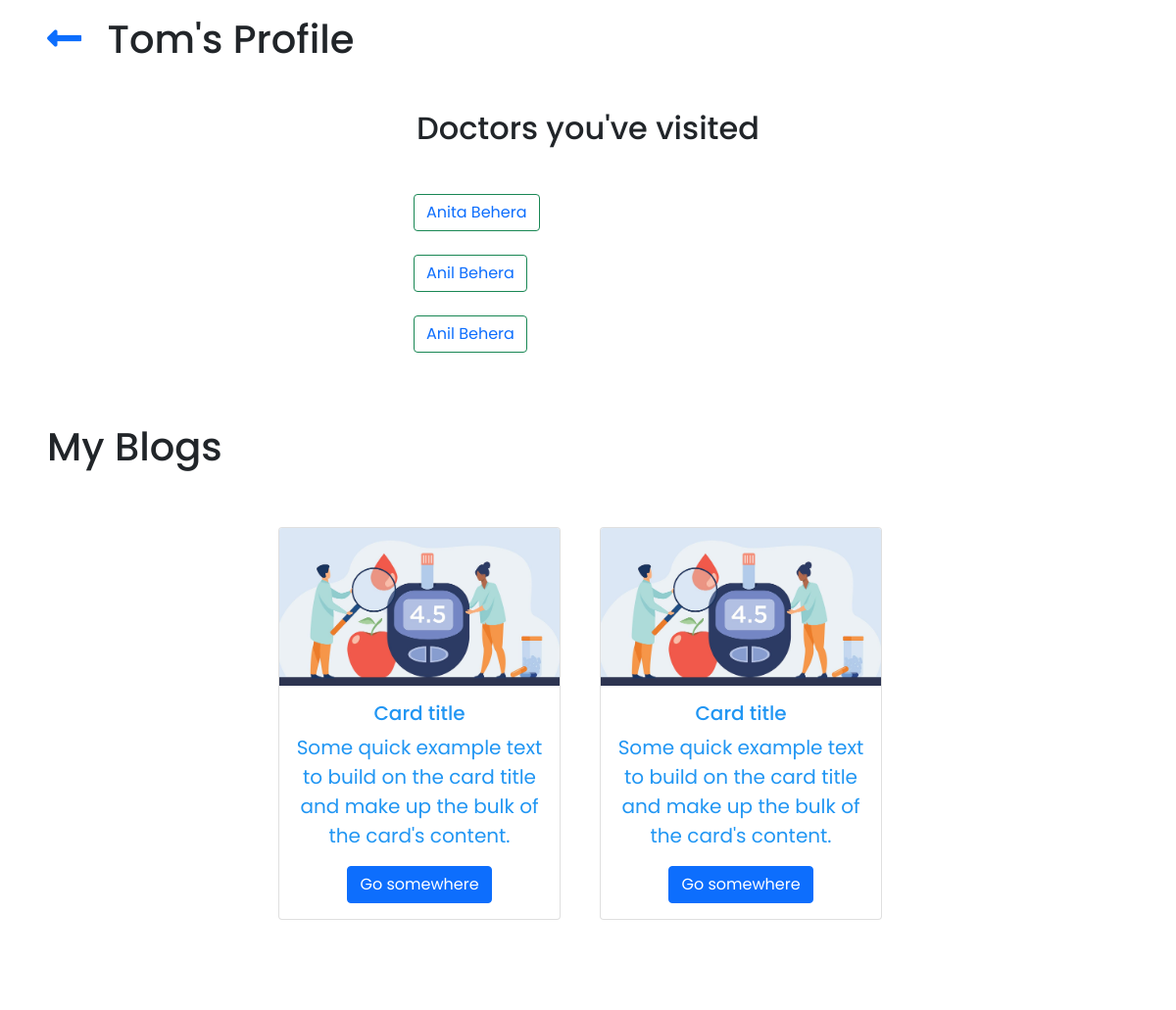
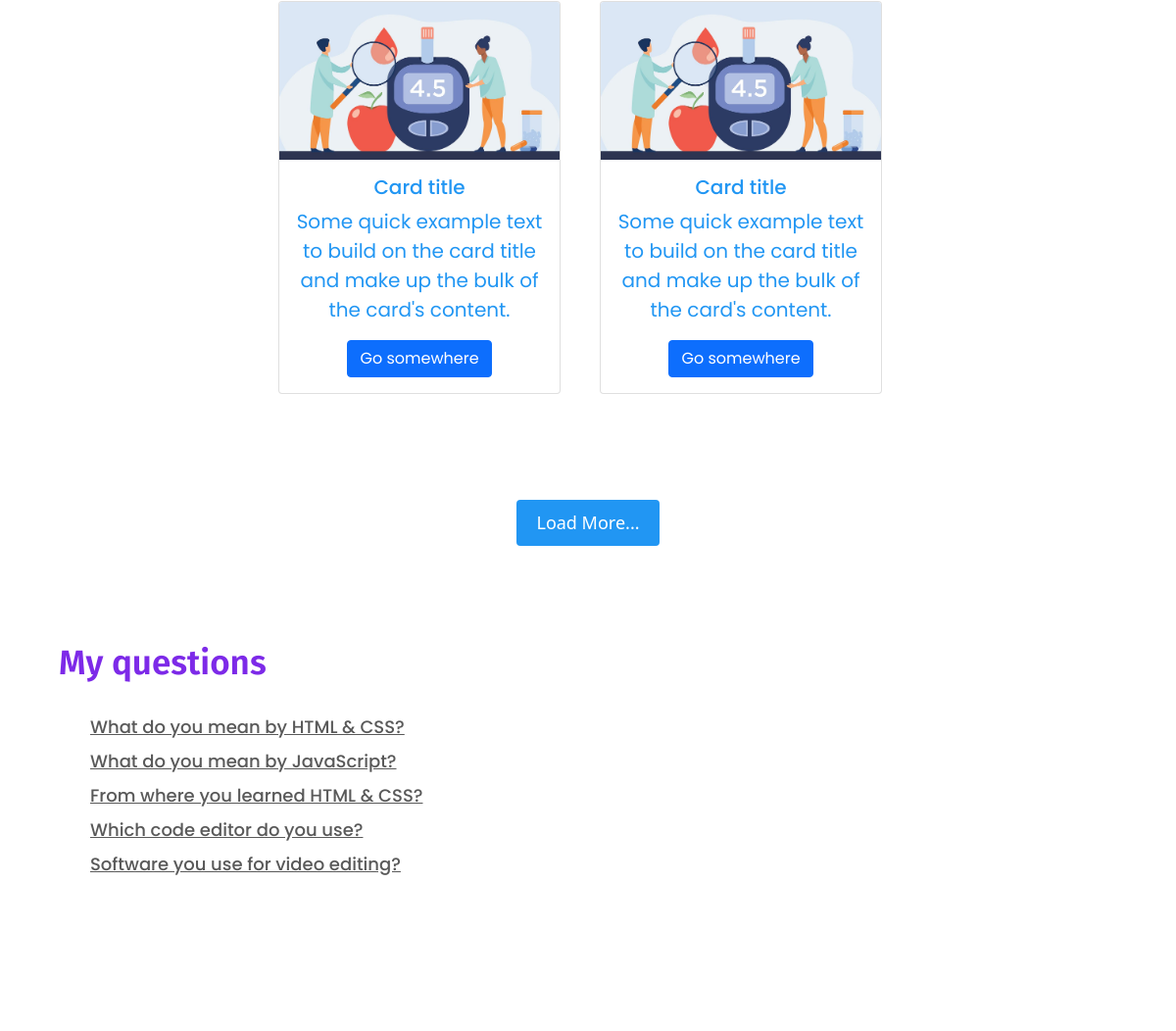
/myprofile (signed in), run on the app's committed database (2 pictures, top to bottom).
### eprescribe/models.py (models this page shows)
class Prescription(models.Model):
    medical=models.ForeignKey(Medical,on_delete=models.CASCADE)
    literacy=models.CharField(max_length=200)
    age=models.CharField(max_length=200)
    sex=models.CharField(max_length=10)
    full_name=models.CharField(max_length=200)
    region=models.CharField(max_length=200)
    patient_email_id=models.CharField(max_length=200)
    doctor_name=models.CharField(max_length=200)
    disease_description=models.CharField(max_length=300,default="N/A")
    date=models.DateTimeField(default=datetime.now,blank=True)

### home/views.py (the view)
# urls.py: path("myprofile", views.myprofile, name="myprofile"),
def myprofile(request):
    if request.user.is_anonymous or request.user.is_active == False:
        return redirect('/')
    all_prescriptions=Prescription.objects.filter(patient_email_id=request.user.email)
    return render(request,"home/profile.html",{"prescriptions":all_prescriptions})

### home/templates/home/profile.html (shortened to what this page needs)
{% load static %}
<!DOCTYPE html>
<html lang="en">
<head>
    <link href="https://cdn.jsdelivr.net/npm/bootstrap@5.0.2/dist/css/bootstrap.min.css" rel="stylesheet">
    <link rel="stylesheet" href="{% static 'home/profile.css' %}" type="text/css">
    <link rel="stylesheet" href="{% static 'home/homestyle.css' %}" type="text/css">
    <link rel="stylesheet" href="https://use.fontawesome.com/releases/v5.13.0/css/all.css"
 />
</head>
<body>
<h1 class="ms-5 mt-3 mb-5">
  <a href="/"><i class="fas fa-long-arrow-alt-left me-3"></i></a> {{request.user}}'s Profile
</h1>
<div class="container mb-5">
  <h2 class = "text-center mb-5">Doctors you've visited</h2>
  {% for prescription in prescriptions reversed %}
  <div class="row justify-content-center">
    <div class="col-md-4 mb-4">
      <button type="button" class="btn btn-outline-success "><a href="/eprescribe/prescription/{{prescription.id}}" style="text-decoration: none">{{prescription.doctor_name}}</a> </button>
    </div>
  </div>
  {% endfor %}
</div>
<h1  class = "ms-5 mt-3 mb-5">My Blogs</h1>
<div class="list mt-5">
  <div class="list-element">
    <div class="row justify-content-center">
      <div class="col-md-4 mb-5">
        <div class="card" style="width: 18rem;">
          <img src="{% static 'home/images/diabetes.jpg' %}" class="card-img-top" alt="...">
          <div class="card-body">
            <h5 class="card-title">Card title</h5>
            <p class="card-text">Some quick example text to build on the card title and make up the bulk of the card's content.</p>
            <a href="#" class="btn btn-primary">Go somewhere</a>
          </div>
        </div>
      </div>
      <div class="col-md-4 ">
        <div class="card" style="width: 18rem;">
          <img src="{% static 'home/images/diabetes.jpg' %}" class="card-img-top" alt="...">
          <div class="card-body">
            <h5 class="card-title">Card title</h5>
            <p class="card-text">Some quick example text to build on the card title and make up the bulk of the card's content.</p>
            <a href="#" class="btn btn-primary">Go somewhere</a>
          </div>
        </div>
      </div>
    </div>
  </div>
  <div class="list-element">
    <div class="row justify-content-center">
      <div class="col-md-4 mb-5">
        <div class="card" style="width: 18rem;">
          <img src="{% static 'home/images/diabetes.jpg' %}" class="card-img-top" alt="...">
          <div class="card-body">
            <h5 class="card-title">Card title</h5>
            <p class="card-text">Some quick example text to build on the card title and make up the bulk of the card's content.</p>
            <a href="#" class="btn btn-primary">Go somewhere</a>
          </div>
        </div>
      </div>
      <div class="col-md-4 ">
        <div class="card" style="width: 18rem;">
          <img src="{% static 'home/images/diabetes.jpg' %}" class="card-img-top" alt="...">
          <div class="card-body">
            <h5 class="card-title">Card title</h5>
            <p class="card-text">Some quick example text to build on the card title and make up the bulk of the card's content.</p>
            <a href="#" class="btn btn-primary">Go somewhere</a>
          </div>
        </div>
      </div>
    </div>
  </div>
</div>
<button id="loadmore">Load More...</button>
<div class="accordion mt-5">
  <div class="accordion-text">
    <div class="title">My questions</div>
  <ul class="faq-text">
    <li>
      <div class="question-arrow mb-2">
        <a href="#" class="question">What do you mean by HTML & CSS?</a>
      </div>
    </li>
    <li>
      <div class="question-arrow mb-2">
        <a href="#" class="question">What do you mean by JavaScript?</a>
      </div>
    </li>
    <li>
      <div class="question-arrow mb-2">
        <a href="#" class="question">From where you learned HTML & CSS?</a>
      </div>
    </li>
    <li>
      <div class="question-arrow mb-2">
        <a href="#" class="question">Which code editor do you use?</a>
      </div>
    </li>
    <li>
      <div class="question-arrow mb-2">
        <a href="#" class="question">Software you use for video editing?</a>
      </div>
    </li>
  </ul>
  </div>
</div>
</body>
</html>

### home/static/home/profile.css (style rules this page uses)
.list { margin: 0px auto; width: 80%; box-sizing: border-box; }
.list-element { width: 100%; margin: 25px 0px; font-family: arial; padding: 10px 0px; color: #2196f3; font-size: 20px; text-align: center; display: none; }
#loadmore { margin: 50px auto 0px; display: table; border: none; padding: 10px 20px; font-size: 18px; cursor: pointer; color: #fff; border-radius: 4px; background-color: #2196f3; }
.list .list-element:nth-child(1) { display: block; }
.list .list-element:nth-child(2) { display: block; }

### home/static/home/homestyle.css (style rules this page uses)
* { margin: 0; padding: 0; box-sizing: border-box; font-family: "Poppins" , sans-serif; }
.accordion { display: flex; max-width: 1010px; width: 100%; align-items: center; justify-content: space-between; background: #fff; border-radius: 25px; padding: 45px 90px 45px 60px; }
.accordion .accordion-text { width: 100%; }
.accordion .accordion-text .title { font-size: 35px; font-weight: 600; color: #7d2ae8; font-family: 'Fira Sans', sans-serif; }
.accordion .accordion-text .faq-text { margin-top: 25px; height: 263px; overflow-y: auto; }
.accordion .accordion-text li { list-style: none; cursor: pointer; }
.accordion-text li .question-arrow { display: flex; align-items: center; justify-content: space-between; }
.accordion-text li .question-arrow .question { font-size: 18px; font-weight: 500; color: #595959; transition: all 0.3s ease; }

### data on the page
Prescription: doctor_name "Anita Behera"
Prescription: doctor_name "Anil Behera"
Prescription: doctor_name "Anil Behera"

### other printed values
{{ request.user }} "Tom"
